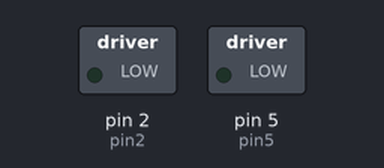
The sketch below on a simulated Arduino Uno, built with avr-gcc and run on an emulated ATmega328P. Parts: switched loads named in the sketch (green lamp = pin HIGH). Dashed ring = blinking.

Above: at 0.5 s.
Timing chart, 0 to 4.6 s (numbered marks = the images above):
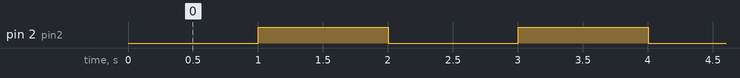

The sketch:

water_dispenser_code.ino
```cpp
int pin2 = 2; //Light
int pin5 = 5; //GPIO 5

double thirty_mins = 1800;

/*********************************************/
// Adjust these only
double time_in_seconds = thirty_mins; //set how often to dispense water
double DISPENSE_LENGTH = 25; // 10 = 1 second - how long to dispense the water
// 20 = 5cc
// 30 = 15cc
/*********************************************/

double WHEN_TO_DISPENSE_SECONDS = time_in_seconds * 10; //10 = 1 second so need to * 10

double dispense_counter = 0;
double dispense_time_counter = 0;

double LIGHT_SWITCH_TIME = 10;
double light_counter_on = 0;
double light_counter_off = 0;

bool TEST_MOTOR = 0;
double DISPENSE_TIME = 2000;

void setup() {
  // put your setup code here, to run once:
  pinMode(pin2, OUTPUT);
  pinMode(pin5, OUTPUT);
}

void loop() {
  // put your main code here, to run repeatedly:
  if(TEST_MOTOR == 0)
  {
    //light on and off
    if(++light_counter_on <= LIGHT_SWITCH_TIME)
    {
      digitalWrite(pin2, LOW);  // ON - light
      if(light_counter_on == LIGHT_SWITCH_TIME)
        light_counter_off = 0;
    }
    else if(++light_counter_off <= LIGHT_SWITCH_TIME)
    {
      digitalWrite(pin2, HIGH);  // OFF - light
      if(light_counter_off == LIGHT_SWITCH_TIME)
        light_counter_on = 0;
    }

    // track dispense counter
    if(++dispense_counter >= WHEN_TO_DISPENSE_SECONDS)
    {
      // dispense water for a set period
      if(++dispense_time_counter <= DISPENSE_LENGTH)
      {
        digitalWrite(pin5, HIGH);  // ON - pump
      }
      else
      {
        digitalWrite(pin5, LOW);  // OFF - pump
        dispense_counter = 0;
        dispense_time_counter = 0;
      }
    }

    delay(100); // loop once every 0.1 second
  }
  else
  {
    // Turn OFF pump
    digitalWrite(pin2, HIGH);  // OFF - light
    digitalWrite(pin5, LOW);   // OFF - pump
    delay(DISPENSE_TIME);         // Wait time

  // Turn ON pump
    digitalWrite(pin2, LOW);   // ON - light
    digitalWrite(pin5, HIGH);  // ON - pump
    delay(DISPENSE_TIME);      // Run time
  }
}
```

Measured:
- by itself, pin 2 (pin2): alternates HIGH for 1.0 s and LOW for 1.0 s
